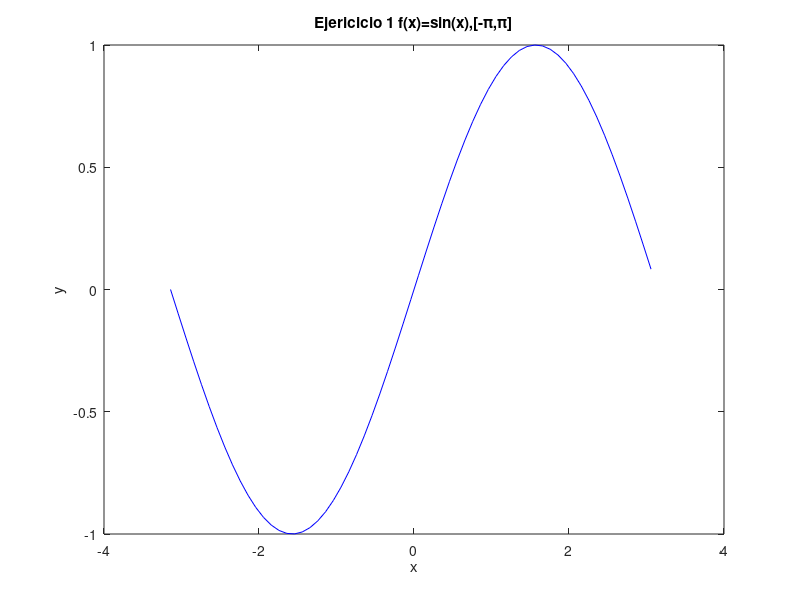

The MATLAB script that drew this image:
% Octave Script
% Title			:1.5 Teorema de Existencia
% Description		:Script para graficar el ejericio 2 de la actividad 1.5
% Author		:Luis Gerardo Cardozo Carranza (Gerard_CRS) luiscardozo161002@gmail.com
% Date			:20210504
% sion		        :1
% Usage			:octave> /path/Teorema_de_Existencia_Actividad_1.5_Luis Gerardo Cardozo Carranza_3202
% Notes			:Requiere aplicacion octave usar en consola preferentemente.

%Actividad_Ejercicio 2 f(x)=sin(x),[-π,π]
% Si se graficá su comportamiento es exponencial
%Limpiar variables.
clear
%Dominio de la funcion.
x=-3.1416:0.1:3.1416;;
%Valor de la funcion.
y=(sin(x));
%Genera la grafica 
plot(x,y,'b');
%Asigna un nombre a la grafica 
title("Ejericicio 1 f(x)=sin(x),[-π,π]");
%Etiqueta para x
xlabel("x");
%Etiqueta para y
ylabel("y");
